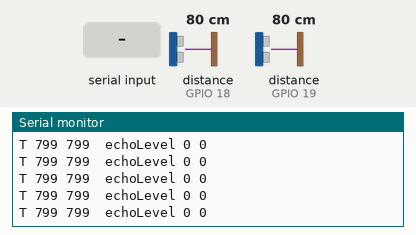
This sketch was run on a simulated ESP32. Shown: the last lines printed to the serial monitor. Wiring (inferred from the names in the program): 2 × ultrasonic range finder: trigger GPIO 5, echo GPIO 18 / trigger GPIO 21, echo GPIO 19. Inputs (shaded band) come from the test bench; at power-on: distance to the obstacle (sensors on GPIO 18, GPIO 19) 80 cm. The echo pulse lasts 58.3 µs per cm.

Above: at 1.2 s.
1.3 s: "D" received over Serial
At 2.0 s:
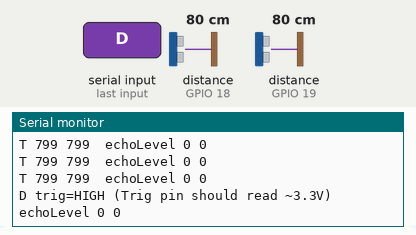
At 4.7 s:
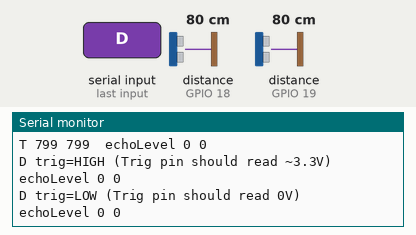

The sketch:

us_test.ino
```cpp
/* us_test -- เทสอัลตราโซนิก HC-SR04 2 ตัวแบบง่ายที่สุด (pulseIn) ขาเดียวกับเฟิร์มแวร์ฐานขับ
 *   หน้า: Trig 16 / Echo 34   หลัง: Trig 17 / Echo 35   (Echo ผ่านตัวแบ่ง 1k/2k)
 *   พิมพ์ "T <หน้า mm> <หลัง mm>" 5 ครั้ง/วิ  -1 = ไม่มีเสียงสะท้อน
 * 2026-09-25 เฟิร์มแวร์ฐานขับได้ -1 ตลอด ผู้ใช้บอกเซนเซอร์เดี่ยว ๆ วัดได้ -> แยกว่าเป็นที่โค้ดหรือสาย
 * !! เทสเสร็จต้องแฟลช esp32_mecanum_base กลับก่อนใช้ ROS !! */
const int TRIG[2] = {5, 21};
const int ECHO[2] = {18, 19};

long readMm(int k) {
  digitalWrite(TRIG[k], LOW);  delayMicroseconds(4);
  digitalWrite(TRIG[k], HIGH); delayMicroseconds(10);
  digitalWrite(TRIG[k], LOW);
  unsigned long us = pulseIn(ECHO[k], HIGH, 25000UL);
  return us ? (long)(us * 343UL / 2000UL) : -1;
}

void setup() {
  Serial.begin(115200);
  for (int k = 0; k < 2; k++) { pinMode(TRIG[k], OUTPUT); digitalWrite(TRIG[k], LOW); pinMode(ECHO[k], INPUT); }
  Serial.println("# us_test ready");
}

// โหมดเช็คสาย: ส่ง 'D' ทาง serial -> Trig ค้าง HIGH/LOW สลับทุก 2 วิ (วัดด้วยมิเตอร์ที่ขา Trig ของเซนเซอร์ได้) 'N' = กลับโหมดวัดปกติ
bool diag = false;
void loop() {
  if (Serial.available()) { char c = Serial.read(); if (c == 'D') diag = true; if (c == 'N') diag = false; }
  if (diag) {
    static bool lvl = false; lvl = !lvl;
    for (int k = 0; k < 2; k++) digitalWrite(TRIG[k], lvl);
    Serial.printf("D trig=%s (Trig pin should read %s)  echoLevel %d %d\n", lvl ? "HIGH" : "LOW",
                  lvl ? "~3.3V" : "0V", digitalRead(ECHO[0]), digitalRead(ECHO[1]));
    delay(2000);
    return;
  }
  long f = readMm(0); delay(30);
  long r = readMm(1); delay(30);
  Serial.printf("T %ld %ld  echoLevel %d %d\n", f, r, digitalRead(ECHO[0]), digitalRead(ECHO[1]));
  delay(140);
}
```

Measured:
- after the input at 1.3 s, the serial monitor: prints a new line after 0.17 s (image 1)
